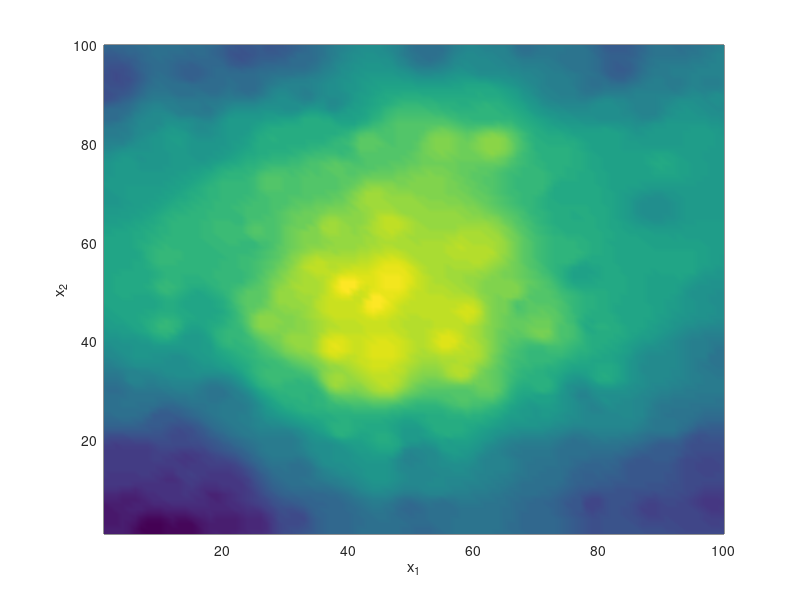

Recreate this plot in MATLAB. (Note: this script raises an error after producing the figure.)
%% SARGIS S YONAN
% Master Thesis
% Autonomous Systems Lab

clear all;
close all;
clc;

field_struct = load('generated_field.mat');
field = field_struct.field;
field_size = max(size(field));

sample_struct = load('sampled_points.mat');
samples = sample_struct.samples;
n = max(size(samples));

sample_loc_struct = load('sampled_locations.mat');
sampled_locations = sample_loc_struct.sample_locations;


pred_field = zeros(field_size, field_size);
p = 3;

for i = 1:field_size
    for j = 1:field_size
        
        pred = 0.0;
        w = 0.0;
        w_sum = 0.0;
        
        for k = 1:n
            h = norm([i j] - sampled_locations(k,:));
            
            if (h == 0) % just use the observed value
                pred = samples(k);
                w_sum = 1.0;
            else
                w = 1/(h^p);
                w_sum = w_sum + w;
                pred = pred + w*(samples(k));
            end
            
        end
        pred = pred / w_sum;
        
        pred_field(i,j) = pred;
    end
end

figure(1);
top_pred_surf = pcolor(pred_field); 
xlabel('x_1');
ylabel('x_2');
zlabel('u');
shading interp; % gets rid of the grid lines on the surf()

export_img_latex(gcf, 'idw_predicted_field');
save('idw_pred_field.mat', 'pred_field');

figure(2);
surf(pred_field); 
xlabel('x_1');
ylabel('x_2');
zlabel('u');
export_img_latex(gcf, 'idw_side_pred_field');

